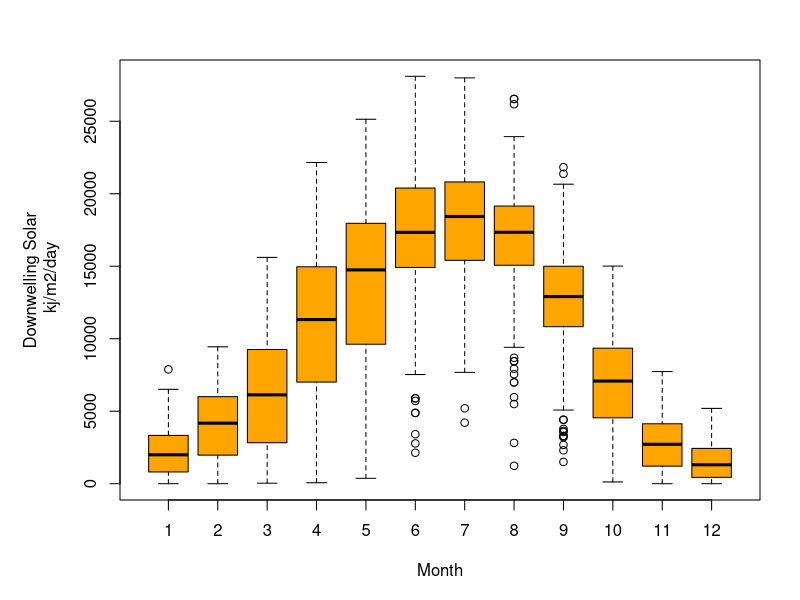

This chart was generated by the following R code:

sunlight = read.table("sun.txt", header=T)
par(mar=c(5,6,3,2))
boxplot(sunlight$Kdown_direct~sunlight$month,
  ylab="Downwelling Solar\n kj/m2/day",
  xlab="Month", col="orange")

